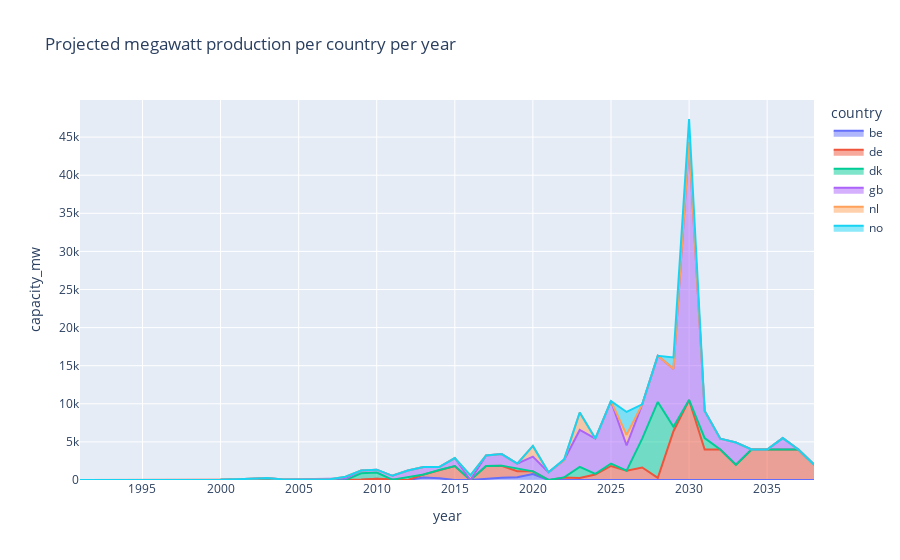

Source (notebook cell):
### Code cell
fig = px.area(c_time,
              x='year',
              y='capacity_mw',
              color='country',
              title='Projected megawatt production per country per year',
             )
fig.show()

### Figure 1 — Plotly figure (JSON) as saved in the notebook; plotly's stock layout.template omitted (floating-point values rounded to 4 significant figures)
{"data": [{"fillpattern": {"shape": ""}, "hovertemplate": "country=be<br>year=%{x}<br>capacity_mw=%{y}<extra></extra>", "legendgroup": "be", "line": {"color": "#636efa"}, "marker": {"symbol": "circle"}, "mode": "lines", "name": "be", "orientation": "v", "showlegend": true, "stackgroup": "1", "type": "scatter", "x": ["2010-01-01", "2013-01-01", "2014-01-01", "2017-01-01", "2018-01-01", "2019-01-01", "2020-01-01"], "xaxis": "x", "y": [165, 325, 216, 165, 309, 370, 770], "yaxis": "y"}, {"fillpattern": {"shape": ""}, "hovertemplate": "country=de<br>year=%{x}<br>capacity_mw=%{y}<extra></extra>", "legendgroup": "de", "line": {"color": "#EF553B"}, "marker": {"symbol": "circle"}, "mode": "lines", "name": "de", "orientation": "v", "showlegend": true, "stackgroup": "1", "type": "scatter", "x": ["2009-01-01", "2011-01-01", "2013-01-01", "2014-01-01", "2015-01-01", "2017-01-01", "2018-01-01", "2019-01-01", "2020-01-01", "2022-01-01", "2023-01-01", "2024-01-01", "2025-01-01", "2026-01-01", "2027-01-01", "2028-01-01", "2029-01-01", "2030-01-01", "2031-01-01", "2032-01-01", "2033-01-01", "2034-01-01", "2035-01-01", "2036-01-01", "2037-01-01", "2038-01-01", "nan-01-01"], "xaxis": "x", "y": [60, 48.3, 400, 1089.0, 1827, 1663, 1549, 774, 364, 342, 257, 729, 1841, 1227, 1638, 270, 6400, 10500, 4000, 4000, 2000, 4000, 4000, 4000, 4000, 2000, 2640], "yaxis": "y"}, {"fillpattern": {"shape": ""}, "hovertemplate": "country=dk<br>year=%{x}<br>capacity_mw=%{y}<extra></extra>", "legendgroup": "dk", "line": {"color": "#00cc96"}, "marker": {"symbol": "circle"}, "mode": "lines", "name": "dk", "orientation": "v", "showlegend": true, "stackgroup": "1", "type": "scatter", "x": ["1991-01-01", "1995-01-01", "2000-01-01", "2002-01-01", "2003-01-01", "2009-01-01", "2010-01-01", "2012-01-01", "2018-01-01", "2019-01-01", "2023-01-01", "2024-01-01", "2025-01-01", "2026.0-01-01", "2027-01-01", "2028-01-01", "2029-01-01", "2031-01-01", "nan-01-01"], "xaxis": "x", "y": [5, 5, 40, 166, 205.6, 821, 809.2, 399.6, 28, 406.7, 1464, 72, 320, 250, 3784, 9977, 585, 1500, 2980.0], "yaxis": "y"}, {"fillpattern": {"shape": ""}, "hovertemplate": "country=gb<br>year=%{x}<br>capacity_mw=%{y}<extra></extra>", "legendgroup": "gb", "line": {"color": "#ab63fa"}, "marker": {"symbol": "circle"}, "mode": "lines", "name": "gb", "orientation": "v", "showlegend": true, "stackgroup": "1", "type": "scatter", "x": ["2000.0-01-01", "2003-01-01", "2004-01-01", "2005-01-01", "2006-01-01", "2007-01-01", "2007.0-01-01", "2008-01-01", "2009-01-01", "2010-01-01", "2011-01-01", "2012-01-01", "2013-01-01", "2014-01-01", "2015-01-01", "2015.0-01-01", "2017-01-01", "2018-01-01", "2019-01-01", "2020-01-01", "2021-01-01", "2022-01-01", "2023-01-01", "2024-01-01", "2025-01-01", "2026-01-01", "2026.0-01-01", "2027-01-01", "2028-01-01", "2029-01-01", "2030-01-01", "2031-01-01", "2032-01-01", "2033-01-01", "2036-01-01", "nan-01-01"], "xaxis": "x", "y": [4, 60, 60, 90, 90, 90, 10, 194, 353, 384, 501, 838, 981, 389, 1055, 7, 1393.0, 1514.0, 588, 1932, 1000, 2261, 4845, 4638, 8192, 3302, 1400, 4499, 6047, 7600, 33800.0, 3560, 1420, 2916, 1500, 4008], "yaxis": "y"}, {"fillpattern": {"shape": ""}, "hovertemplate": "country=nl<br>year=%{x}<br>capacity_mw=%{y}<extra></extra>", "legendgroup": "nl", "line": {"color": "#FFA15A"}, "marker": {"symbol": "circle"}, "mode": "lines", "name": "nl", "orientation": "v", "showlegend": true, "stackgroup": "1", "type": "scatter", "x": ["2008-01-01", "2015.0-01-01", "2016-01-01", "2020-01-01", "2021-01-01", "2023-01-01", "2026-01-01", "nan-01-01"], "xaxis": "x", "y": [228, 129, 601, 1406, 19, 2299, 1400, 700], "yaxis": "y"}, {"fillpattern": {"shape": ""}, "hovertemplate": "country=no<br>year=%{x}<br>capacity_mw=%{y}<extra></extra>", "legendgroup": "no", "line": {"color": "#19d3f3"}, "marker": {"symbol": "circle"}, "mode": "lines", "name": "no", "orientation": "v", "showlegend": true, "stackgroup": "1", "type": "scatter", "x": ["2009-01-01", "2009.0-01-01", "2021-01-01", "2022-01-01", "2026-01-01", "2029-01-01", "2030-01-01", "nan-01-01"], "xaxis": "x", "y": [2.3, 2.3, 3.6, 106, 3000, 1500, 3075, 4545], "yaxis": "y"}], "layout": {"legend": {"title": {"text": "country"}, "tracegroupgap": 0}, "title": {"text": "Projected megawatt production per country per year"}, "xaxis": {"anchor": "y", "domain": [0, 1], "title": {"text": "year"}}, "yaxis": {"anchor": "x", "domain": [0, 1], "title": {"text": "capacity_mw"}}}}
